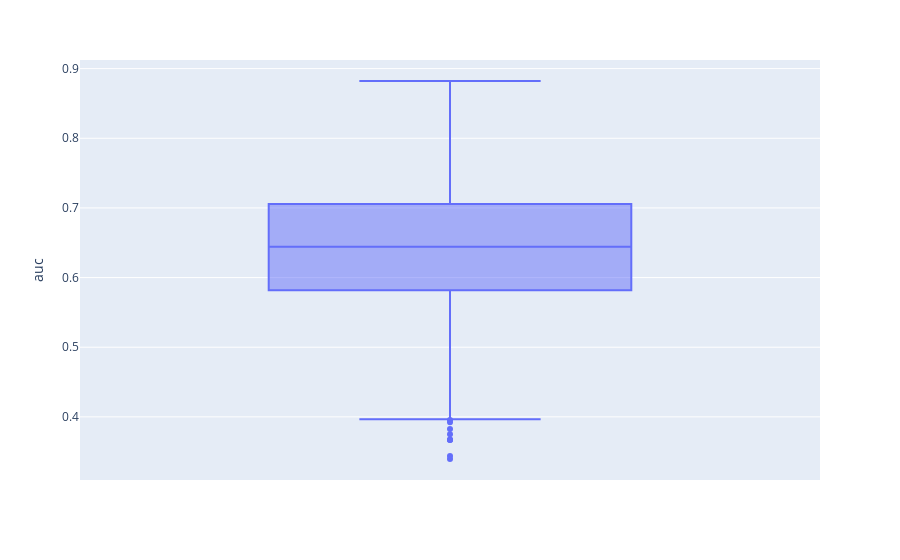

The code cell stored with this chart in its notebook:
### Code cell
import plotly.express as px

fig = px.box(df, y="auc")
fig.show()

### Figure 1 — Plotly figure (JSON) as saved in the notebook; plotly's stock layout.template omitted (floating-point values rounded to 4 significant figures; data arrays with more than 128 entries replaced by an {"elided": "..."} marker saying what was removed)
{"data": [{"alignmentgroup": "True", "hovertemplate": "auc=%{y}<extra></extra>", "legendgroup": "", "marker": {"color": "#636efa"}, "name": "", "notched": false, "offsetgroup": "", "orientation": "v", "showlegend": false, "type": "box", "x0": " ", "xaxis": "x", "y": {"elided": "504 float values"}, "y0": " ", "yaxis": "y"}], "layout": {"boxmode": "group", "legend": {"tracegroupgap": 0}, "margin": {"t": 60}, "xaxis": {"anchor": "y", "domain": [0, 1]}, "yaxis": {"anchor": "x", "domain": [0, 1], "title": {"text": "auc"}}}}
